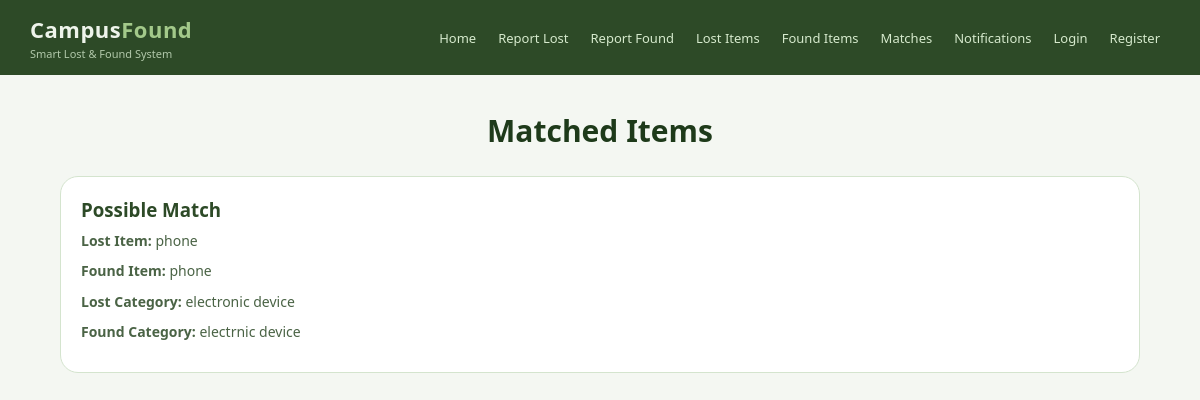
/match-items/, run on the app's committed database.
### lostfound_app/models.py (models this page shows, shortened)
class LostItem(models.Model):
    item_name = models.CharField(max_length=100)
    description = models.TextField()
    category = models.CharField(max_length=50)
    lost_date = models.DateField()
    location = models.CharField(max_length=100)
    image = models.ImageField(upload_to='item_images/', blank=True, null=True)
    contact_name = models.CharField(max_length=100)
    contact_email = models.EmailField()
    status = models.CharField(max_length=20, default='Lost')

class FoundItem(models.Model):
    item_name = models.CharField(max_length=100)
    description = models.TextField()
    category = models.CharField(max_length=50)
    found_date = models.DateField()
    location = models.CharField(max_length=100)
    image = models.ImageField(upload_to='item_images/', blank=True, null=True)
    finder_name = models.CharField(max_length=100)
    finder_email = models.EmailField()
    status = models.CharField(max_length=20, default='Found')

### lostfound_app/views.py (the view)
# urls.py: path('match-items/', views.match_items, name='match_items'),
def match_items(request):
    lost_items = LostItem.objects.all()
    found_items = FoundItem.objects.all()
    matched_items = []
    for lost in lost_items:
        for found in found_items:
            if (
                lost.item_name.lower() == found.item_name.lower()
                or lost.category.lower() == found.category.lower()
            ):
                matched_items.append({
                    'lost_item': lost,
                    'found_item': found
                })
    return render(request, 'lostfound_app/match_list.html', {'matched_items': matched_items})

### lostfound_app/templates/lostfound_app/match_list.html
{% extends 'lostfound_app/base.html' %}
{% block content %}
<h2 class="page-title">Matched Items</h2>
<div class="item-grid">
    {% for match in matched_items %}
    <div class="item-card">
        <h3>Possible Match</h3>
        <p><strong>Lost Item:</strong> {{ match.lost_item.item_name }}</p>
        <p><strong>Found Item:</strong> {{ match.found_item.item_name }}</p>
        <p><strong>Lost Category:</strong> {{ match.lost_item.category }}</p>
        <p><strong>Found Category:</strong> {{ match.found_item.category }}</p>
    </div>
    {% empty %}
    <p>No matches found.</p>
    {% endfor %}
</div>
{% endblock %}

### lostfound_app/static/lostfound_app/css/style1.css (style rules this page uses)
* { margin: 0; padding: 0; box-sizing: border-box; }
body { font-family: 'Segoe UI', sans-serif; background: #f4f7f2; color: #2d3b2a; min-height: 100vh; }
.page-title { margin-bottom: 25px; color: #1e3a1a; font-size: 30px; text-align: center; font-weight: 700; }
.item-grid { display: grid; grid-template-columns: repeat(auto-fit, minmax(280px, 1fr)); gap: 22px; }
.item-card { background: #ffffff; padding: 20px; border-radius: 18px; border: 1px solid #d4e4ce; transition: transform 0.2s ease, border-color 0.2s ease; }
.item-card h3 { margin-bottom: 8px; color: #2d4a27; font-weight: 600; }
.item-card p { margin-bottom: 8px; line-height: 1.6; color: #4a6345; font-size: 14px; }

### data on the page
LostItem: lost_item.item_name "phone", found_item.item_name "phone", lost_item.category "electronic device", found_item.category "electrnic device"
